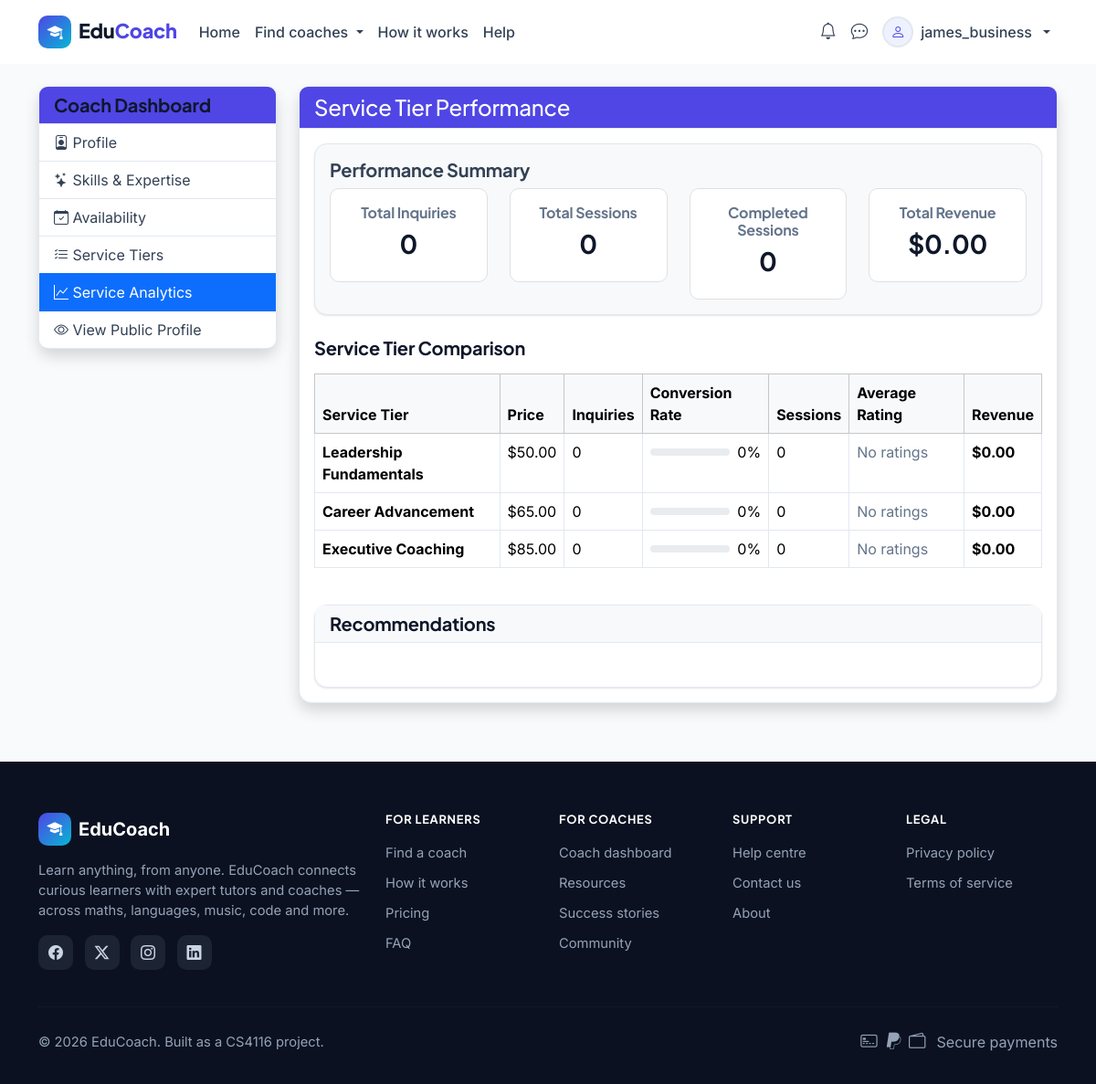
The page /pages/service-analytics.php (signed in) on the database its author committed.
### tables this page shows
CREATE TABLE IF NOT EXISTS ServiceTiers (
    tier_id INT PRIMARY KEY AUTO_INCREMENT,
    coach_id INT,
    name VARCHAR(50) NOT NULL,
    description TEXT,
    price DECIMAL(8,2) NOT NULL,
    is_popular TINYINT(1) DEFAULT 0
);

### pages/service-analytics.php (the view, shortened to what this page needs)
<?php
require_once __DIR__ . '/../includes/db_connection.php';
$userId = $_SESSION['user_id'];
try {
    $stmt = $pdo->prepare("SELECT * FROM Coaches WHERE user_id = ?");
    $stmt->execute([$userId]);
    $coach = $stmt->fetch(PDO::FETCH_ASSOC);
} catch (PDOException $e) {
    die("Database error: " . $e->getMessage());
}
$errors = [];
try {
    $stmt = $pdo->prepare("SELECT * FROM ServiceTiers WHERE coach_id = ? ORDER BY price ASC");
    $stmt->execute([$coach['coach_id']]);
    $serviceTiers = $stmt->fetchAll(PDO::FETCH_ASSOC);
    $tierData = [];
    foreach ($serviceTiers as $tier) {
        $tierId = $tier['tier_id'];
        $stmt = $pdo->prepare("
            SELECT COUNT(*) as inquiry_count,
                   SUM(CASE WHEN status = 'pending' THEN 1 ELSE 0 END) as pending_count,
                   SUM(CASE WHEN status = 'accepted' THEN 1 ELSE 0 END) as accepted_count,
                   SUM(CASE WHEN status = 'rejected' THEN 1 ELSE 0 END) as rejected_count,
                   SUM(CASE WHEN status = 'completed' THEN 1 ELSE 0 END) as completed_count
            FROM ServiceInquiries
            WHERE coach_id = ? AND tier_id = ?
        ");
        $stmt->execute([$coach['coach_id'], $tierId]);
        $inquiryStats = $stmt->fetch(PDO::FETCH_ASSOC);
        $stmt = $pdo->prepare("
            SELECT COUNT(*) as session_count,
                   SUM(CASE WHEN status = 'scheduled' THEN 1 ELSE 0 END) as scheduled_count,
                   SUM(CASE WHEN status = 'completed' THEN 1 ELSE 0 END) as completed_count,
                   SUM(CASE WHEN status = 'cancelled' THEN 1 ELSE 0 END) as cancelled_count
            FROM Sessions
            WHERE coach_id = ? AND tier_id = ?
        ");
        $stmt->execute([$coach['coach_id'], $tierId]);
        $sessionStats = $stmt->fetch(PDO::FETCH_ASSOC);
        $stmt = $pdo->prepare("
            SELECT AVG(r.rating) as avg_rating, COUNT(r.review_id) as review_count
            FROM Reviews r
            JOIN Sessions s ON r.session_id = s.session_id
            WHERE s.coach_id = ? AND s.tier_id = ?
        ");
        $stmt->execute([$coach['coach_id'], $tierId]);
        $ratingStats = $stmt->fetch(PDO::FETCH_ASSOC);
        $stmt = $pdo->prepare("
            SELECT COUNT(*) as completed_sessions, SUM(st.price) as total_revenue
            FROM Sessions s
            JOIN ServiceTiers st ON s.tier_id = st.tier_id
            WHERE s.coach_id = ? AND s.tier_id = ? AND s.status = 'completed'
        ");
        $stmt->execute([$coach['coach_id'], $tierId]);
        $revenueStats = $stmt->fetch(PDO::FETCH_ASSOC);
        $tierData[$tierId] = [
            'tier' => $tier,
            'inquiry_stats' => $inquiryStats,
            'session_stats' => $sessionStats,
            'rating_stats' => $ratingStats,
            'revenue_stats' => $revenueStats
        ];
    }
} catch (PDOException $e) {
    $errors[] = "Database error: " . $e->getMessage();
}
include __DIR__ . '/../includes/header.php';
?>
<div class="container mt-4 mb-5">
    <div class="row">
        <div class="col-md-3">
            <div class="card shadow mb-4">
                <div class="card-header bg-primary text-white">
                    <h5 class="mb-0">Coach Dashboard</h5>
                </div>
                <div class="list-group list-group-flush">
                    <a href="edit-coach-profile.php" class="list-group-item list-group-item-action">
                        <i class="bi bi-person-badge"></i> Profile
                    </a>
                    <a href="edit-coach-skills.php" class="list-group-item list-group-item-action">
                        <i class="bi bi-stars"></i> Skills & Expertise
                    </a>
                    <a href="edit-coach-availability.php" class="list-group-item list-group-item-action">
                        <i class="bi bi-calendar-check"></i> Availability
                    </a>
                    <a href="edit-coach-services.php" class="list-group-item list-group-item-action">
                        <i class="bi bi-list-check"></i> Service Tiers
                    </a>
                    <a href="service-analytics.php" class="list-group-item list-group-item-action active">
                        <i class="bi bi-graph-up"></i> Service Analytics
                    </a>
                    <a href="coach-profile.php?id=<?= $coach['coach_id'] ?>" class="list-group-item list-group-item-action">
                        <i class="bi bi-eye"></i> View Public Profile
                    </a>
                </div>
            </div>
        </div>
        <div class="col-md-9">
            <div class="card shadow">
                <div class="card-header bg-primary text-white d-flex justify-content-between align-items-center">
                    <h2 class="h4 mb-0">Service Tier Performance</h2>
                </div>
                <div class="card-body">
                    <?php if (empty($serviceTiers)): ?>
                        <div class="alert alert-info">
                            <p>You haven't created any service tiers yet. Please create service tiers to view analytics.</p>
                            <a href="edit-coach-services.php" class="btn btn-primary">Create Service Tiers</a>
                        </div>
                    <?php else: ?>
                        <div class="row mb-4">
                            <div class="col-12">
                                <div class="card bg-light">
                                    <div class="card-body">
                                        <h5 class="card-title">Performance Summary</h5>
                                        <div class="row">
                                            <div class="col-md-3">
                                                <div class="metric-card text-center p-3">
                                                    <h6 class="text-muted">Total Inquiries</h6>
                                                    <h3><?= array_sum(array_column(array_column($tierData, 'inquiry_stats'), 'inquiry_count')) ?></h3>
                                                </div>
                                            </div>
                                            <div class="col-md-3">
                                                <div class="metric-card text-center p-3">
                                                    <h6 class="text-muted">Total Sessions</h6>
                                                    <h3><?= array_sum(array_column(array_column($tierData, 'session_stats'), 'session_count')) ?></h3>
                                                </div>
                                            </div>
                                            <div class="col-md-3">
                                                <div class="metric-card text-center p-3">
                                                    <h6 class="text-muted">Completed Sessions</h6>
                                                    <h3><?= array_sum(array_column($tierData, 'completed_sessions')) ?></h3>
                                                </div>
                                            </div>
                                            <div class="col-md-3">
                                                <div class="metric-card text-center p-3">
                                                    <h6 class="text-muted">Total Revenue</h6>
                                                    <h3>$<?= number_format(array_sum(array_column($tierData, 'total_revenue')), 2) ?></h3>
                                                </div>
                                            </div>
                                        </div>
                                    </div>
                                </div>
                            </div>
                        </div>
                        <h5 class="mb-3">Service Tier Comparison</h5>
                        <div class="table-responsive">
                            <table class="table table-bordered table-hover">
                                <thead class="table-light">
                                    <tr>
                                        <th>Service Tier</th>
                                        <th>Price</th>
                                        <th>Inquiries</th>
                                        <th>Conversion Rate</th>
                                        <th>Sessions</th>
                                        <th>Average Rating</th>
                                        <th>Revenue</th>
                                    </tr>
                                </thead>
                                <tbody>
                                    <?php foreach ($serviceTiers as $tier): ?>
                                        <?php $tierId = $tier['tier_id']; ?>
                                        <tr>
                                            <td>
                                                <strong><?= htmlspecialchars($tier['name']) ?></strong>
                                            </td>
                                            <td>$<?= number_format($tier['price'], 2) ?></td>
                                            <td><?= $tierData[$tierId]['inquiry_stats']['inquiry_count'] ?></td>
                                            <td>
                                                <div class="d-flex align-items-center">
                                                    <div class="progress flex-grow-1 me-2" style="height: 8px;">
                                                    </div>
                                                    <span><?= $tierData[$tierId]['conversion_rate'] ?>%</span>
                                                </div>
                                            </td>
                                            <td><?= $tierData[$tierId]['session_stats']['session_count'] ?></td>
                                            <td>
                                                <?php if ($tierData[$tierId]['avg_rating'] !== 'N/A'): ?>
                                                    <div class="d-flex align-items-center">
                                                        <?php for ($i = 1; $i <= 5; $i++): ?>
                                                            <?php if ($i <= floor($tierData[$tierId]['avg_rating'])): ?>
                                                                <i class="bi bi-star-fill text-warning"></i>
                                                            <?php elseif ($i - 0.5 <= $tierData[$tierId]['avg_rating']): ?>
                                                                <i class="bi bi-star-half text-warning"></i>
                                                            <?php else: ?>
                                                                <i class="bi bi-star text-warning"></i>
                                                            <?php endif; ?>
                                                        <?php endfor; ?>
                                                        <span class="ms-2"><?= $tierData[$tierId]['avg_rating'] ?></span>
                                                    </div>
                                                <?php else: ?>
                                                    <span class="text-muted">No ratings</span>
                                                <?php endif; ?>
                                            </td>
                                            <td>
                                                <strong>$<?= number_format($tierData[$tierId]['total_revenue'], 2) ?></strong>
                                            </td>
                                        </tr>
                                    <?php endforeach; ?>
                                </tbody>
                            </table>
                        </div>
                        <div class="card mt-4">
                            <div class="card-header bg-light">
                                <h5 class="mb-0">Recommendations</h5>
                            </div>
                            <div class="card-body">
                            </div>
                        </div>
                    <?php endif; ?>
                </div>
            </div>
        </div>
    </div>
</div>
<?php include '../includes/footer.php'; ?>

### assets/css/styles.css (style rules this page uses)
:root { --ec-primary: #4f46e5; --ec-primary-dark: #4338ca; --ec-primary-darker: #3730a3; --ec-primary-soft: #eef2ff; --ec-accent: #06b6d4; --ec-ink: #0f172a; --ec-body: #334155; --ec-muted: #64748b; --ec-line: #e2e8f0; --ec-surface: #ffffff; --ec-canvas: #f8fafc; --ec-radius: 14px; --ec-radius-sm: 10px; --ec-radius-lg: 22px; --ec-shadow-sm: 0 1px 2px rgba(15, 23, 42, .06), 0 1px 3px rgba(15, 23, 42, .05); --ec-shadow: 0 4px 12px rgba(15, 23, 42, .08); --ec-shadow-lg: 0 18px 40px rgba(15, 23, 42, .12); --bs-primary: var(--ec-primary); --bs-primary-rgb: 79, 70, 229; --bs-link-color: var(--ec-primary); --bs-link-color-rgb: 79, 70, 229; --bs-link-hover-color: var(--ec-primary-dark); --bs-body-color: var(--ec-body); --bs-body-font-family: 'Inter', system-ui, -apple-system, 'Segoe UI', Roboto, sans-serif; --bs-border-color: var(--ec-line); --bs-border-radius: var(--ec-radius-sm); }
body { font-family: var(--bs-body-font-family); color: var(--ec-body); background-color: var(--ec-canvas); -webkit-font-smoothing: antialiased; }
h1, h2, h3, h4, h5, h6, .navbar-brand, .display-1, .display-2, .display-3, .display-4, .display-5, .display-6 { font-family: 'Plus Jakarta Sans', system-ui, sans-serif; font-weight: 700; color: var(--ec-ink); letter-spacing: -0.01em; }
a { text-decoration: none; }
.bg-primary { background-color: var(--ec-primary) !important; }
.text-muted { color: var(--ec-muted) !important; }
.card { --bs-card-border-color: var(--ec-line); --bs-card-border-radius: var(--ec-radius); --bs-card-bg: var(--ec-surface); box-shadow: var(--ec-shadow-sm); }

### pages/service-analytics.php (style rules this page uses)
.metric-card { border-radius: 10px; border: 1px solid #e0e0e0; background-color: white; }

### rows shown on the page
servicetiers: name "Leadership Fundamentals", price "50.00", inquiry_count "0", tier_id "0", session_count "0", shows "No ratings", tier_id "0.00"
servicetiers: name "Career Advancement", price "65.00", inquiry_count "0", tier_id "0", session_count "0", shows "No ratings", tier_id "0.00"
servicetiers: name "Executive Coaching", price "85.00", inquiry_count "0", tier_id "0", session_count "0", shows "No ratings", tier_id "0.00"

### other values the page prints
$_SESSION['username'] "james_business"
array_sum(array_column($tierData, 'completed_sessions')) "0"
array_sum(array_column($tierData, 'total_revenue')) "0.00"
